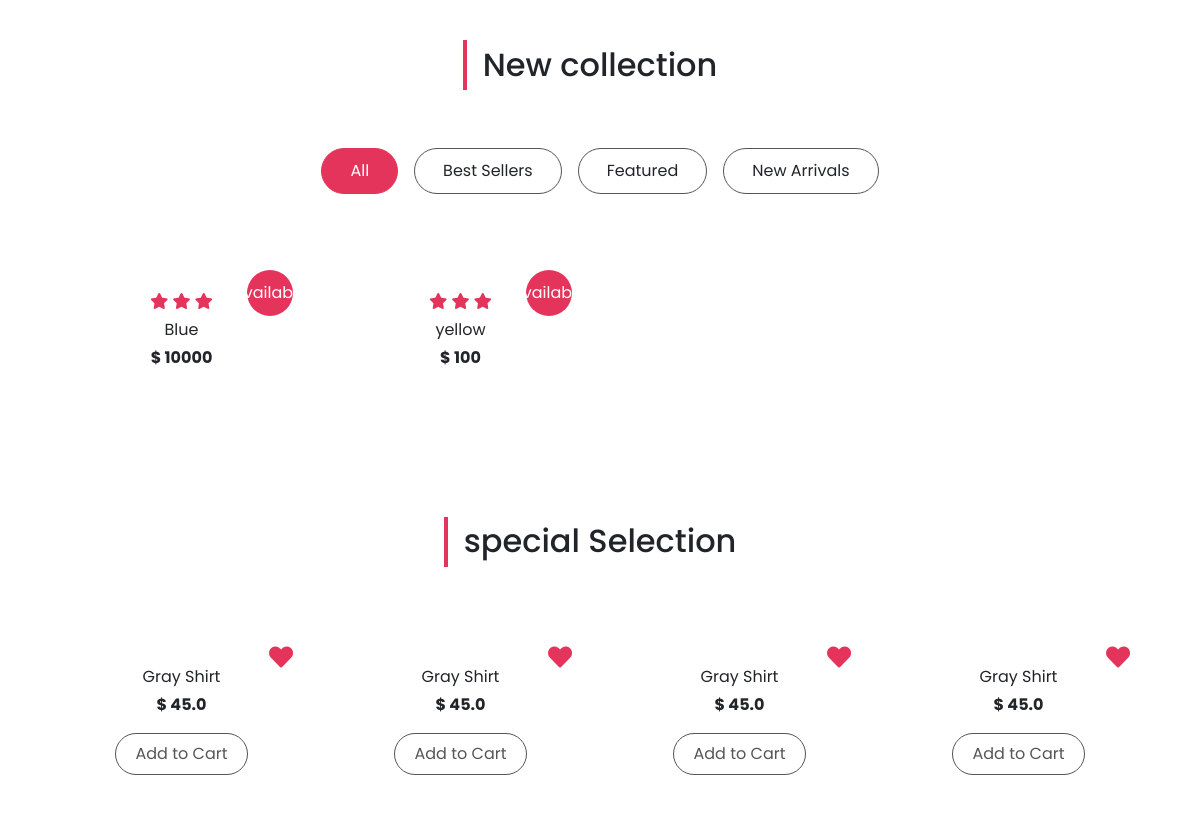
Before: /home/ (middle part) with the older database file.
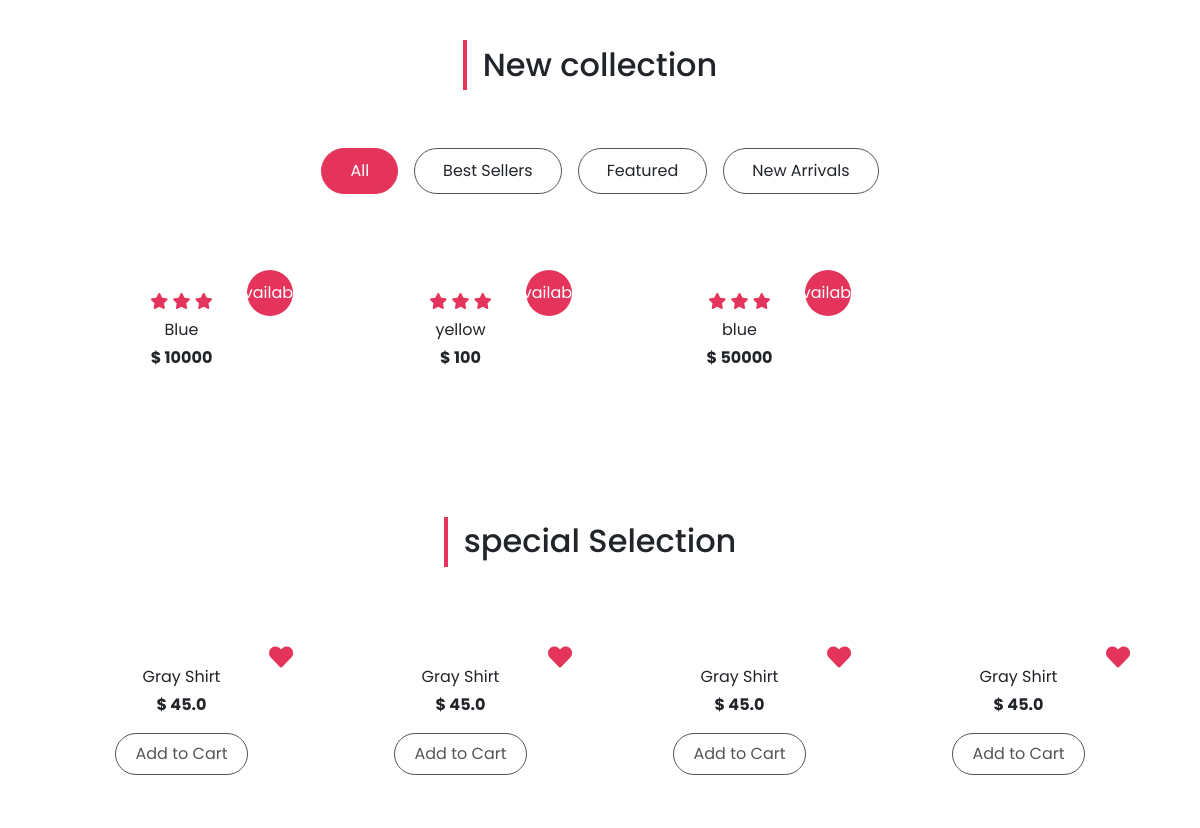
After: the same page with the newer database file.
### App/models.py (models this page shows)
class Product(models.Model):
    product_Id =models.CharField(max_length = 20)
    title =models.CharField(max_length = 30)
    description =models.CharField(max_length = 30)
    category=models.CharField(max_length = 30)
    image = models.ImageField(upload_to='images/')
    manufacture =models.CharField(max_length = 20)
    stock =models.CharField(max_length = 30)
    price =models.CharField(max_length = 30)
    brand=models.CharField(max_length = 30)
    discount=models.CharField(max_length = 30)
    order=models.CharField(max_length = 30)
    status_choices = ('sold','Sold'),('Available','Available')
    status = models.CharField(max_length=10, choices=status_choices, default='Available')

### App/views.py (the view)
# urls.py: path('',views.Home,name='home'),
def Home(request):
    data = Product.objects.all()
    return render(request,'index.html',{'data':data})

### App/templates/index.html (shortened to what this page needs)
{% extends 'base.html' %}
{% load static %}
    {% block content %}
    <section id="collection" class="py-5">
      <div class="container ">
        <div class="title text-center ">
          <h2 class="position-relative d-inline-block">New collection</h2>
        </div>
        <div class="row g-0">
          <div class="d-flex flex-wrap justify-content-center mt-5 filter-button-group">
            <button type="button" class="btn m-2 text-dark active-filter-btn" data-filter="*">All</button>
            <button type="button" class="btn m-2 text-dark" data-filter=".best">Best Sellers</button>
            <button type="button" class="btn m-2 text-dark" data-filter=".feat">Featured</button>
            <button type="button" class="btn m-2 text-dark" data-filter=".new">New Arrivals</button>
          </div>
          <div class="collection-list mt-4 row gx-0 gy-3">
          {% for product in data %}
            <div class="col-md-6 col-lg-4 col-xl-3 p-2 best">
              <div class="collection-img position-relative">
                <span class="position-absolute bg-primary text-white d-flex align-items-center justify-content-center">{{product.status}}</span>
              </div>
              <div class="text-center">
                <div class="rating mt-3">
                  <span class="text-primary"><i class="fa fa-star"></i></span>
                  <span class="text-primary"><i class="fa fa-star"></i></span>
                  <span class="text-primary"><i class="fa fa-star"></i></span>
                </div>
                <p class="text-capitalise my-1">{{product.description}}</p>
                <span class="fw-bold">$ {{product.price}}</span>
              </div>
            </div>
          {% endfor %}
          </div>
        </div>
      </div>
    </section>
    <section id="special" class="py-5">
      <div class="container">
        <div class="title text-center py-5">
          <h2 class=" position-relative d-inline-block"> special Selection</h2>
        </div>
        <div class="special-list row g-0">
          <div class="col-md-6 col-lg-4 col-xl-3 p-2">
            <div class="special-img position-relative over-flow-hidden">
              <span class="position-absolute d-flex align-items-center justify-content-center text-primary fs-4">
                <i class="fa fa-heart"></i>
              </span>
            </div>
            <div class="text-center">
              <p class="text-capitalize mt-3 mb-1"> gray shirt</p>
              <span class="fw-bold d-block">$ 45.0</span>
              <a href="" class="btn btn-primary mt-3">Add to Cart</a>
            </div>
          </div>
          <div class="col-md-6 col-lg-4 col-xl-3 p-2">
            <div class="special-img position-relative over-flow-hidden">
              <span class="position-absolute d-flex align-items-center justify-content-center text-primary fs-4">
                <i class="fa fa-heart"></i>
              </span>
            </div>
            <div class="text-center">
              <p class="text-capitalize mt-3 mb-1"> gray shirt</p>
              <span class="fw-bold d-block">$ 45.0</span>
              <a href="" class="btn btn-primary mt-3">Add to Cart</a>
            </div>
          </div>
          <div class="col-md-6 col-lg-4 col-xl-3 p-2">
            <div class="special-img position-relative over-flow-hidden">
              <span class="position-absolute d-flex align-items-center justify-content-center text-primary fs-4">
                <i class="fa fa-heart"></i>
              </span>
            </div>
            <div class="text-center">
              <p class="text-capitalize mt-3 mb-1"> gray shirt</p>
              <span class="fw-bold d-block">$ 45.0</span>
              <a href="" class="btn btn-primary mt-3">Add to Cart</a>
            </div>
          </div>
          <div class="col-md-6 col-lg-4 col-xl-3 p-2">
            <div class="special-img position-relative over-flow-hidden">
              <span class="position-absolute d-flex align-items-center justify-content-center text-primary fs-4">
                <i class="fa fa-heart"></i>
              </span>
            </div>
            <div class="text-center">
              <p class="text-capitalize mt-3 mb-1"> gray shirt</p>
              <span class="fw-bold d-block">$ 45.0</span>
              <a href="" class="btn btn-primary mt-3">Add to Cart</a>
            </div>
          </div>
        </div>
      </div>
    </section>
    {% endblock content %}

### App/templates/base.html (shortened to what this page needs)
{% load static %}
<!DOCTYPE html>
<html lang="en">
  <head>
    <link
      href="https://cdn.jsdelivr.net/npm/bootstrap@5.1.3/dist/css/bootstrap.min.css"
      rel="stylesheet"
    />
    <link
      rel="stylesheet"
      href="https://cdnjs.cloudflare.com/ajax/libs/font-awesome/5.15.4/css/all.min.css"
    />
    <link rel="stylesheet" href="{% static 'style.css' %}" />
  </head>
  <body>
    {% block content %} {% endblock %}
  </body>
</html>

### App/static/style.css (style rules this page uses)
:root { --lg-font: 'Kaisei Tokumin', serif; --sm-font: 'Poppins', sans-serif; --pink: #e5345b; }
body { font-family: var(--sm-font); }
.bg-primary { background-color: var(--pink)!important; }
.text-primary { color: var(--pink)!important; }
.btn:not(.nav-btns button) { background-color: #fff; color: rgb(85, 85, 85); padding: 10px 28px; border-radius: 25px; border: 1px solid rgb(85, 85, 85); }
.title h2::before { position: absolute; content: ""; width:4px ; height:50px; background-color: var(--pink); left: -20px; top: 50%; transform: translateY(-50%); }
.active-filter-btn { background-color: var(--pink)!important; color: #fff!important; border-color: var(--pink)!important; }
.collection-img span { top: 20px; right: 20px; width:46px ; height:46px; border-radius: 50%; }
.special-img span { top: 20px; right: 20px; }
.special-list .btn { padding: 8px 20px!important; }

Changed rows visible on the page:
added Product: status "Available", description "blue", price "50000"
